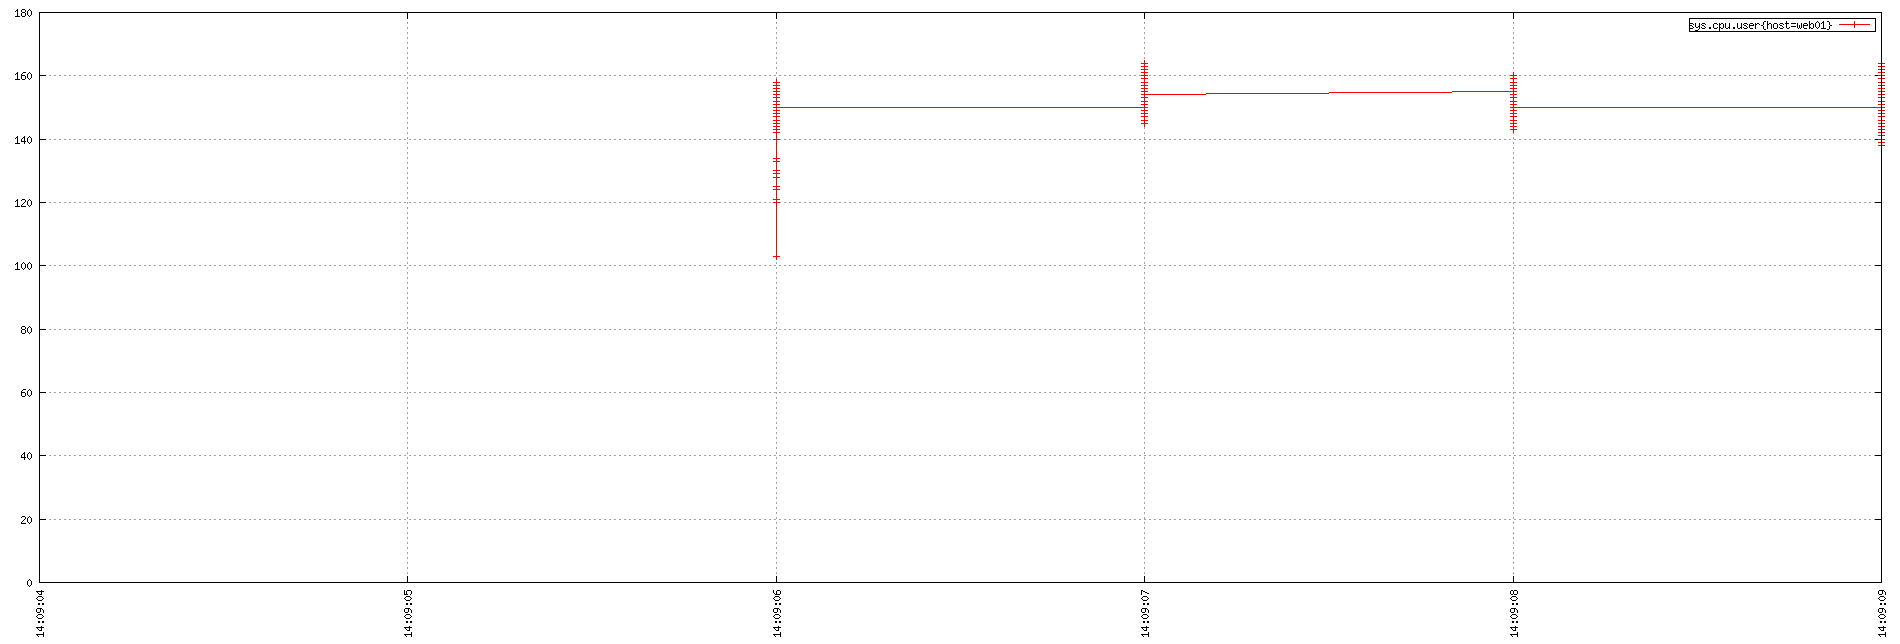

Generate this figure with gnuplot:
set term png small size 1900,644
set xdata time
set timefmt "%s"
if (GPVAL_VERSION < 4.6) set xtics rotate; else set xtics rotate right
set output "${TMPDIR-'tmp'}/tsd/369e426e.png"
set xrange ["1673878144":"1673878149"]
set format x "%H:%M:%S"
set grid
set style data linespoint
set key right box
set yrange [0:]
plot  "${TMPDIR-'tmp'}/tsd/369e426e_0.dat" using 1:2 title "sys.cpu.user{host=web01}"
